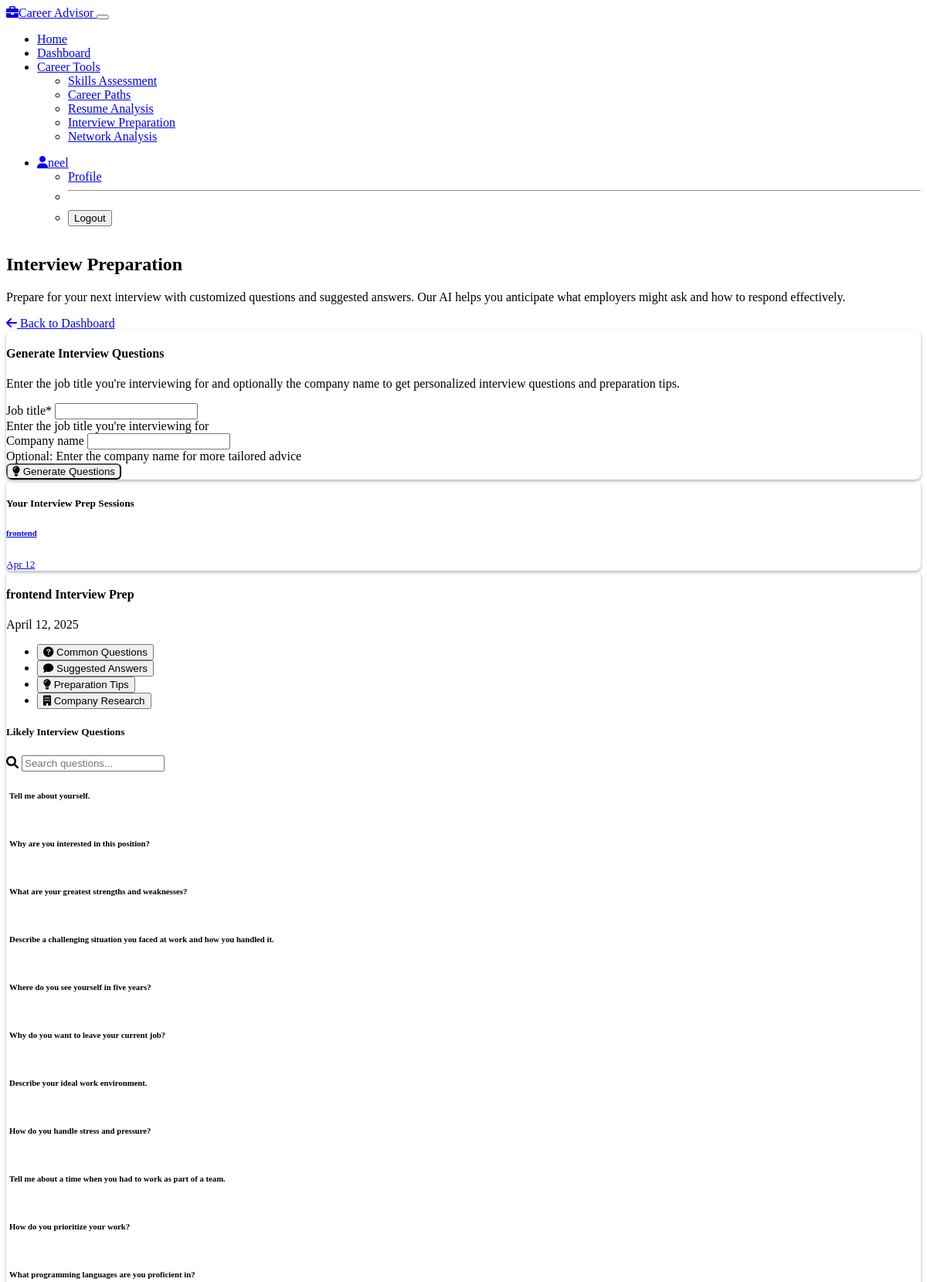
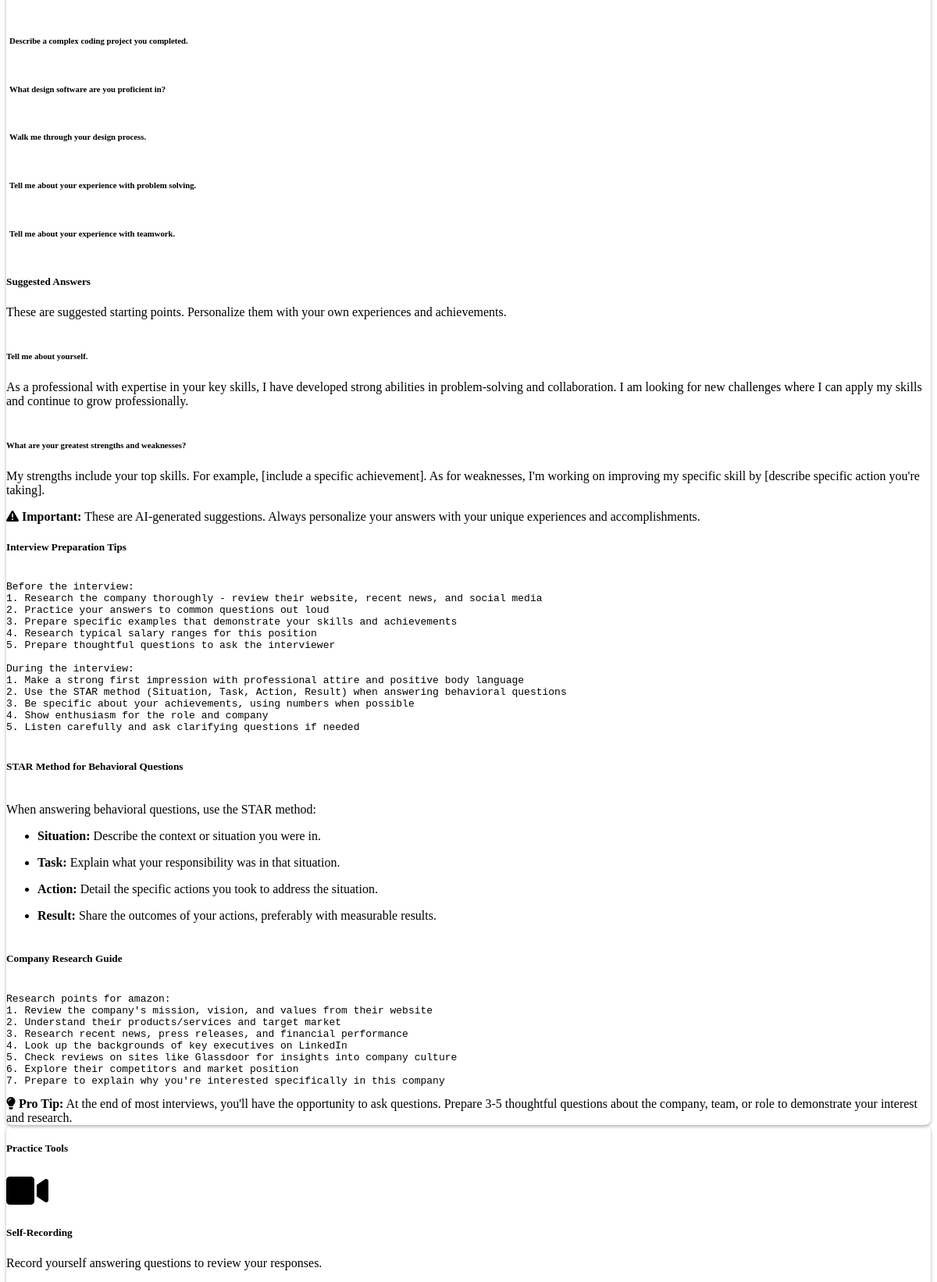
Page /career/interview-prep/ (signed in, upper part) on the earlier database version (2 pictures, top to bottom).
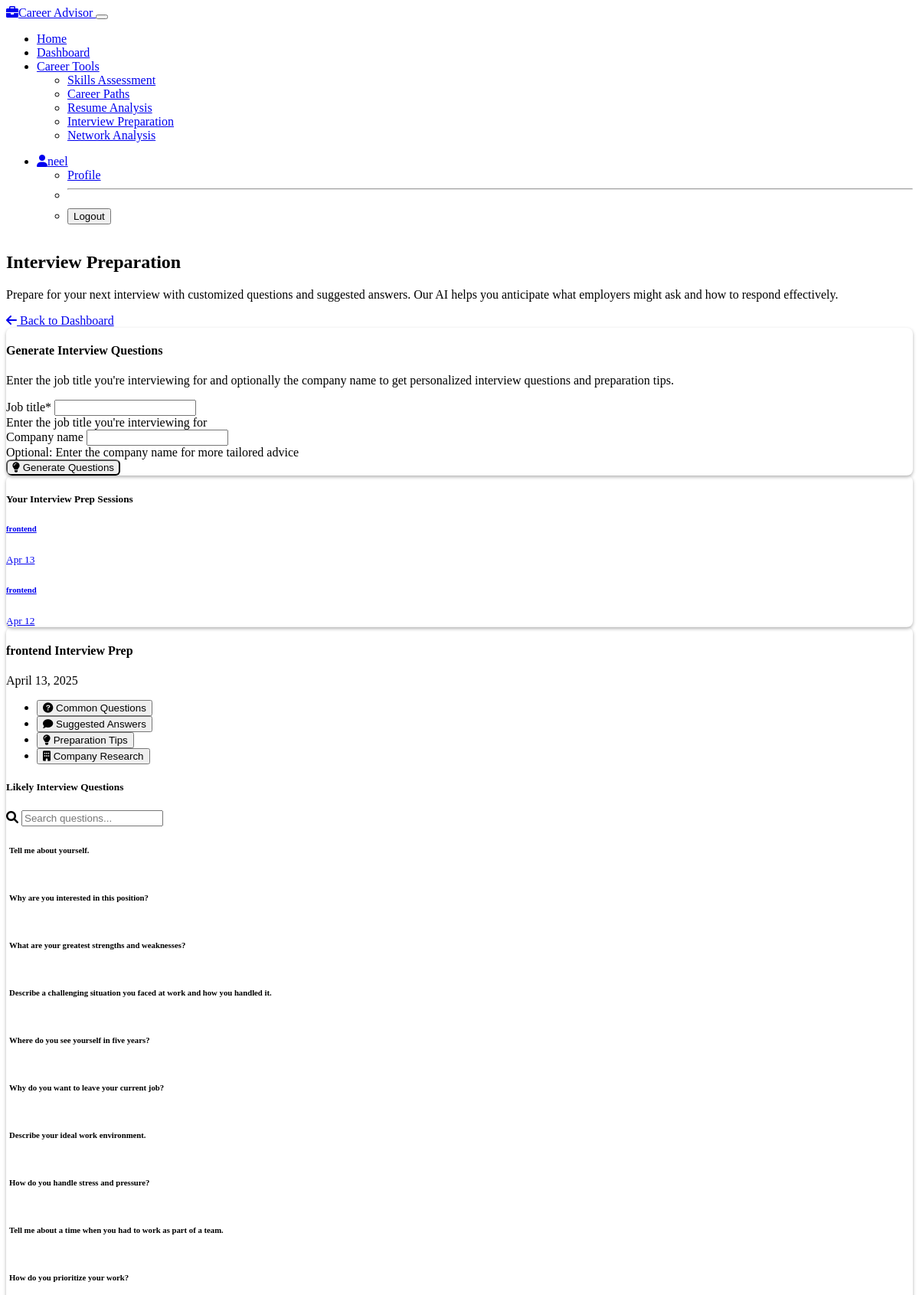
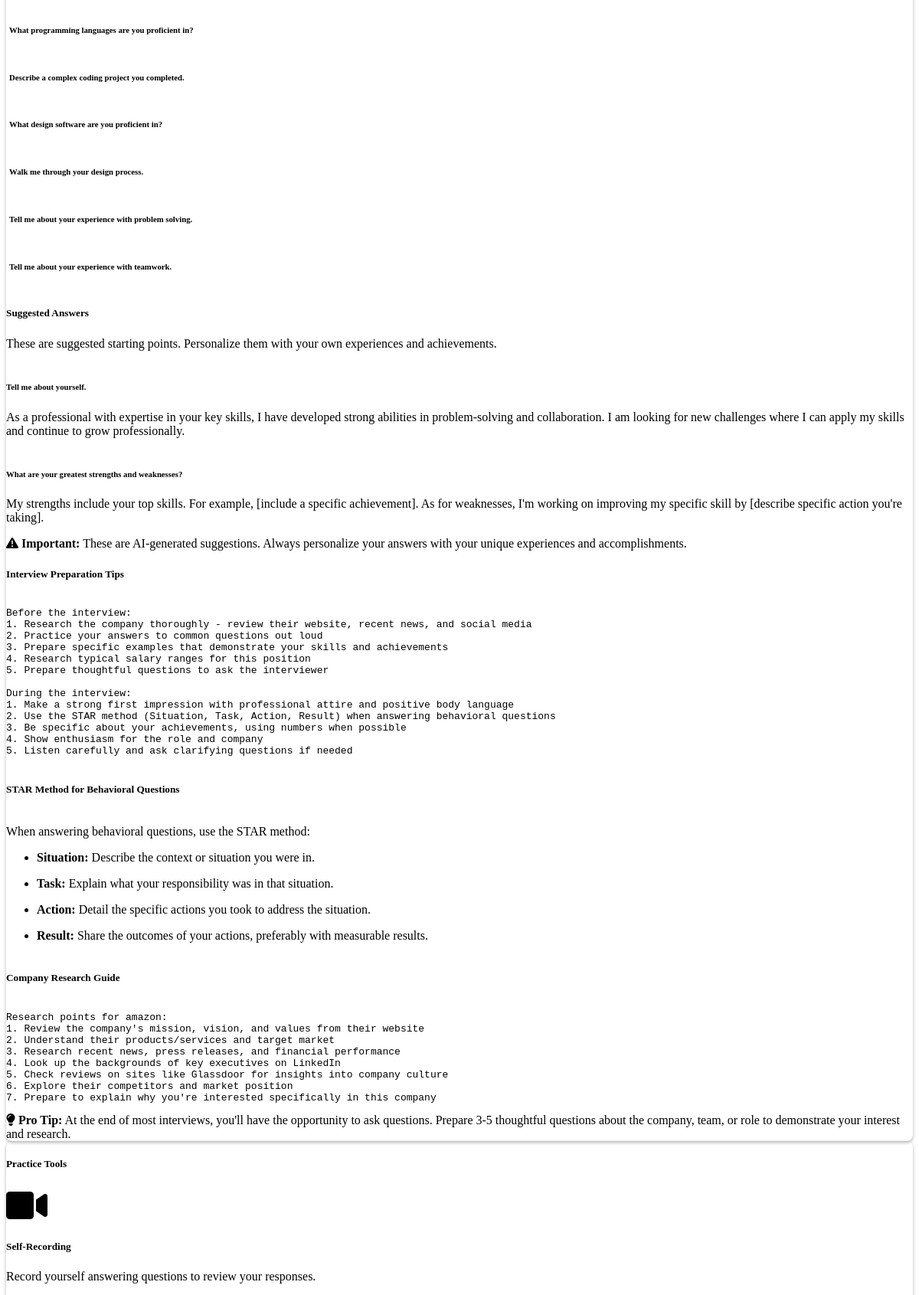
Same page on the later database version (2 pictures, top to bottom).
### career/models.py (models this page shows, shortened)
class InterviewPrep(models.Model):
    user = models.ForeignKey(User, on_delete=models.CASCADE)
    created_at = models.DateTimeField(default=timezone.now)
    job_title = models.CharField(max_length=100)
    common_questions = models.JSONField()  # Common interview questions
    suggested_answers = models.JSONField()  # Suggested answers based on profile
    preparation_tips = models.TextField()  # General interview preparation tips
    company_research = models.TextField(blank=True)  # Company-specific tips if provided
    from django.db import models

### career/views.py (the view)
# urls.py: path('interview-prep/', views.interview_prep, name='interview_prep'),
@login_required
def interview_prep(request):
    previous_sessions = InterviewPrep.objects.filter(user=request.user).order_by('-created_at')
    if request.method == 'POST':
        form = InterviewPrepForm(request.POST)
        if form.is_valid():
            job_title = form.cleaned_data['job_title']
            company_name = form.cleaned_data['company_name']
            interview_data = generate_interview_questions(
                request.user,
                job_title,
                company_name
            )
            interview_prep = InterviewPrep(
                user=request.user,
                job_title=job_title,
                common_questions=interview_data['common_questions'],
                suggested_answers=interview_data['suggested_answers'],
                preparation_tips=interview_data['preparation_tips'],
                company_research=interview_data['company_research'] if company_name else ''
            )
            interview_prep.save()
            messages.success(request, 'Interview preparation guide generated successfully!')
            return redirect('interview_prep')
    else:
        initial_data = {}
        if request.user.profile.desired_position:
            initial_data['job_title'] = request.user.profile.desired_position
        form = InterviewPrepForm(initial=initial_data)
    session_id = request.GET.get('session_id')
    if session_id:
        try:
            current_session = InterviewPrep.objects.get(id=session_id, user=request.user)
        except InterviewPrep.DoesNotExist:
            current_session = previous_sessions.first() if previous_sessions.exists() else None
    else:
        current_session = previous_sessions.first() if previous_sessions.exists() else None
    context = {
        'form': form,
        'current_session': current_session,
        'previous_sessions': previous_sessions
    }
    return render(request, 'career/interview_prep.html', context)

### career/forms.py
class InterviewPrepForm(forms.Form):
    job_title = forms.CharField(
        max_length=100,
        widget=forms.TextInput(attrs={'class': 'form-control'}),
        help_text="Enter the job title you're interviewing for"
    )
    company_name = forms.CharField(
        max_length=100,
        widget=forms.TextInput(attrs={'class': 'form-control'}),
        required=False,
        help_text="Optional: Enter the company name for more tailored advice"
    )

### templates/career/interview_prep.html (shortened to what the changed rows need)
{% extends 'base.html' %}
{% load crispy_forms_tags %}
{% load static %}
{% block content %}
<div class="container">
    <div class="row mb-4">
        <div class="col-md-8">
            <h2>Interview Preparation</h2>
        </div>
    </div>
    {% if previous_sessions %}
    <div class="row">
        <div class="col-md-4 mb-4">
            <div class="card border-0 shadow-sm h-100">
                <div class="card-body p-0">
                    <div class="list-group list-group-flush">
                        {% for session in previous_sessions %}
                        <a href="{% url 'interview_prep' %}?session_id={{ session.id }}" class="list-group-item list-group-item-action session-card {% if current_session.id == session.id %}active{% endif %}">
                            <div class="d-flex w-100 justify-content-between">
                                <h6 class="mb-1">{{ session.job_title }}</h6>
                                <small>{{ session.created_at|date:"M d" }}</small>
                            </div>
                        </a>
                        {% endfor %}
                    </div>
                </div>
            </div>
        </div>
        <div class="col-md-8">
            {% if current_session %}
            <div class="card border-0 shadow-sm mb-4">
                <div class="card-header bg-transparent d-flex justify-content-between align-items-center">
                    <h4 class="mb-0">{{ current_session.job_title }} Interview Prep</h4>
                    <span class="badge bg-secondary">{{ current_session.created_at|date:"F j, Y" }}</span>
                </div>
                <div class="card-body p-4">
                    <ul class="nav nav-tabs mb-4" id="questionsTabs" role="tablist">
                        <li class="nav-item" role="presentation">
                            <button class="nav-link active" id="questions-tab" data-bs-toggle="tab" data-bs-target="#questions" type="button" role="tab">
                                <i class="fas fa-question-circle me-1"></i> Common Questions
                            </button>
                        </li>
                        <li class="nav-item" role="presentation">
                            <button class="nav-link" id="answers-tab" data-bs-toggle="tab" data-bs-target="#answers" type="button" role="tab">
                                <i class="fas fa-comment me-1"></i> Suggested Answers
                            </button>
                        </li>
                        <li class="nav-item" role="presentation">
                            <button class="nav-link" id="tips-tab" data-bs-toggle="tab" data-bs-target="#tips" type="button" role="tab">
                                <i class="fas fa-lightbulb me-1"></i> Preparation Tips
                            </button>
                        </li>
                        {% if current_session.company_research %}
                        <li class="nav-item" role="presentation">
                            <button class="nav-link" id="company-tab" data-bs-toggle="tab" data-bs-target="#company" type="button" role="tab">
                                <i class="fas fa-building me-1"></i> Company Research
                            </button>
                        </li>
                        {% endif %}
                    </ul>
                    <div class="tab-content" id="questionsTabContent">
                        <div class="tab-pane fade show active" id="questions" role="tabpanel">
                            <h5 class="mb-3">Likely Interview Questions</h5>
                            <div class="mb-3">
                                <div class="input-group">
                                    <span class="input-group-text"><i class="fas fa-search"></i></span>
                                    <input type="text" class="form-control" id="questionSearch" placeholder="Search questions...">
                                </div>
                            </div>
                            <div id="questionsList">
                                {% for question in current_session.common_questions %}
                                <div class="card question-card mb-3" data-question="{{ question }}">
                                    <div class="card-body">
                                        <h6 class="mb-0">{{ question }}</h6>
                                    </div>
                                </div>
                                {% endfor %}
                            </div>
                        </div>
                        <div class="tab-pane fade" id="answers" role="tabpanel">
                            <h5 class="mb-3">Suggested Answers</h5>
                            <p class="text-muted mb-4">
                                These are suggested starting points. Personalize them with your own experiences and achievements.
                            </p>
                            {% for question, answer in current_session.suggested_answers.items %}
                            <div class="card mb-4">
                                <div class="card-header bg-transparent">
                                    <h6 class="mb-0">{{ question }}</h6>
                                </div>
                                <div class="card-body">
                                    <p class="mb-0">{{ answer }}</p>
                                </div>
                            </div>
                            {% empty %}
                            <div class="alert alert-info">
                                <i class="fas fa-info-circle me-2"></i>
                                No suggested answers available for this session.
                            </div>
                            {% endfor %}
                            <div class="alert alert-warning">
                                <i class="fas fa-exclamation-triangle me-2"></i>
                                <strong>Important:</strong> These are AI-generated suggestions. Always personalize your answers with your unique experiences and accomplishments.
                            </div>
                        </div>
                        <div class="tab-pane fade" id="tips" role="tabpanel">
                            <h5 class="mb-3">Interview Preparation Tips</h5>
                            <div class="card mb-4">
                                <div class="card-body">
                                    <pre class="mb-0">{{ current_session.preparation_tips }}</pre>
                                </div>
                            </div>
                            <h5 class="mb-3">STAR Method for Behavioral Questions</h5>
                            <div class="card mb-4">
                                <div class="card-body">
                                    <p class="mb-3">When answering behavioral questions, use the STAR method:</p>
                                    <ul class="tips-list">
                                        <li><strong>Situation:</strong> Describe the context or situation you were in.</li>
                                        <li><strong>Task:</strong> Explain what your responsibility was in that situation.</li>
                                        <li><strong>Action:</strong> Detail the specific actions you took to address the situation.</li>
                                        <li><strong>Result:</strong> Share the outcomes of your actions, preferably with measurable results.</li>
                                    </ul>
                                </div>
                            </div>
                        </div>
                        {% if current_session.company_research %}
                        <div class="tab-pane fade" id="company" role="tabpanel">
                            <h5 class="mb-3">Company Research Guide</h5>
                            <div class="card mb-4">
                                <div class="card-body">
                                    <pre class="mb-0">{{ current_session.company_research }}</pre>
                                </div>
                            </div>
                            <div class="alert alert-info">
                                <i class="fas fa-lightbulb me-2"></i>
                                <strong>Pro Tip:</strong> At the end of most interviews, you'll have the opportunity to ask questions. Prepare 3-5 thoughtful questions about the company, team, or role to demonstrate your interest and research.
                            </div>
                        </div>
                        {% endif %}
                    </div>
                </div>
            </div>
            <div class="card border-0 shadow-sm mb-4">
                <div class="card-header bg-transparent">
                    <h5 class="mb-0">Practice Tools</h5>
                </div>
                <div class="card-body p-4">
                    <div class="row">
                        <div class="col-md-6 mb-3">
                            <div class="card h-100">
                                <div class="card-body text-center">
                                    <i class="fas fa-video fa-3x mb-3 text-primary"></i>
                                    <h5>Self-Recording</h5>
                                    <p class="text-muted">Record yourself answering questions to review your responses.</p>
                                </div>
                            </div>
                        </div>
                    </div>
                </div>
            </div>
            {% else %}
            <div class="alert alert-info">
                <i class="fas fa-info-circle me-2"></i>
                Select a session from the sidebar or generate a new interview preparation guide.
            </div>
            {% endif %}
        </div>
    </div>
    {% endif %}
</div>
{% endblock %}

Differences in the rows shown:
added InterviewPrep: job_title "frontend", created_at "Apr 13", created_at "April 13, 2025", preparation_tips "Before the interview: 1. Research the company thoroughly - review their website, recent news, and social media 2. Practice your answers to common questions out loud 3. Prepare specific examples that demonstrate your skills and achievements 4. Research typical salary ranges for this position 5. Prepare thoughtful questions to ask the interviewer During the interview: 1. Make a strong first impression with professional attire and positive body language 2. Use the STAR method (Situation, Task, Action, Result) when answering behavioral questions 3. Be specific about your achievements, using numbers when possible 4. Show enthusiasm for the role and company 5. Listen carefully and ask clarifying…", company_research "Research points for amazon: 1. Review the company's mission, vision, and values from their website 2. Understand their products/services and target market 3. Research recent news, press releases, and financial performance 4. Look up the backgrounds of key executives on LinkedIn 5. Check reviews on sites like Glassdoor for insights into company culture 6. Explore their competitors and market position 7. Prepare to explain why you're interested specifically in this company"
Other differences:
{{ current_session.created_at|date:"F j, Y" }}: "April 12, 2025" → "April 13, 2025"
